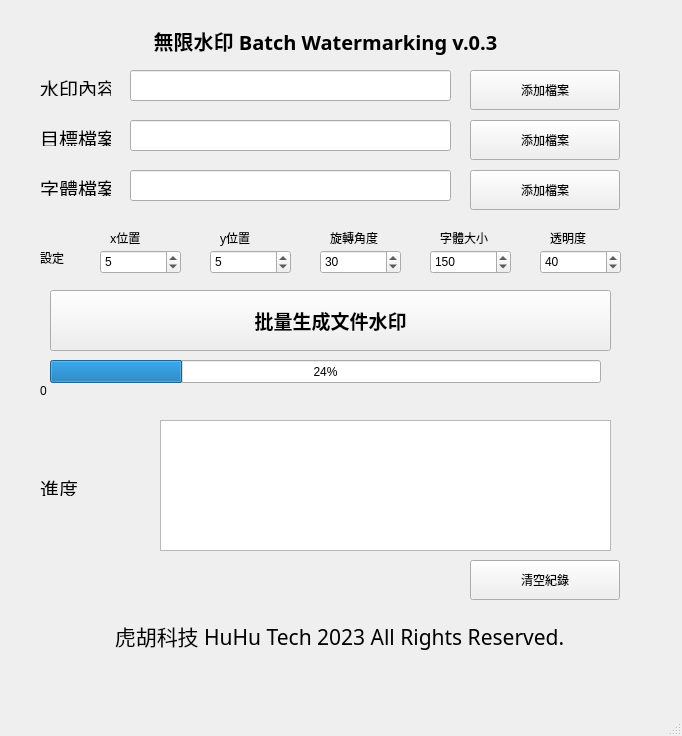
<?xml version="1.0" encoding="UTF-8"?>
<ui version="4.0">
 <class>MainWindow</class>
 <widget class="QMainWindow" name="MainWindow">
  <property name="geometry">
   <rect>
    <x>0</x>
    <y>0</y>
    <width>682</width>
    <height>736</height>
   </rect>
  </property>
  <property name="windowTitle">
   <string>無限水印</string>
  </property>
  <widget class="QWidget" name="centralwidget">
   <widget class="QPushButton" name="btn_txt_path">
    <property name="geometry">
     <rect>
      <x>470</x>
      <y>70</y>
      <width>150</width>
      <height>40</height>
     </rect>
    </property>
    <property name="font">
     <font>
      <family>.PingFang TC</family>
     </font>
    </property>
    <property name="text">
     <string>添加檔案</string>
    </property>
   </widget>
   <widget class="QPushButton" name="btn_pdf_path">
    <property name="geometry">
     <rect>
      <x>470</x>
      <y>120</y>
      <width>150</width>
      <height>40</height>
     </rect>
    </property>
    <property name="font">
     <font>
      <family>.PingFang TC</family>
     </font>
    </property>
    <property name="text">
     <string>添加檔案</string>
    </property>
   </widget>
   <widget class="QSpinBox" name="water_x">
    <property name="geometry">
     <rect>
      <x>100</x>
      <y>250</y>
      <width>81</width>
      <height>24</height>
     </rect>
    </property>
    <property name="maximum">
     <number>40</number>
    </property>
    <property name="singleStep">
     <number>1</number>
    </property>
    <property name="value">
     <number>5</number>
    </property>
   </widget>
   <widget class="QSpinBox" name="water_y">
    <property name="geometry">
     <rect>
      <x>210</x>
      <y>250</y>
      <width>81</width>
      <height>24</height>
     </rect>
    </property>
    <property name="maximum">
     <number>50</number>
    </property>
    <property name="value">
     <number>5</number>
    </property>
   </widget>
   <widget class="QSpinBox" name="water_r">
    <property name="geometry">
     <rect>
      <x>320</x>
      <y>250</y>
      <width>81</width>
      <height>24</height>
     </rect>
    </property>
    <property name="maximum">
     <number>180</number>
    </property>
    <property name="value">
     <number>30</number>
    </property>
   </widget>
   <widget class="QSpinBox" name="water_font_size">
    <property name="geometry">
     <rect>
      <x>430</x>
      <y>250</y>
      <width>81</width>
      <height>24</height>
     </rect>
    </property>
    <property name="maximum">
     <number>500</number>
    </property>
    <property name="singleStep">
     <number>5</number>
    </property>
    <property name="value">
     <number>150</number>
    </property>
   </widget>
   <widget class="QSpinBox" name="water_trans">
    <property name="geometry">
     <rect>
      <x>540</x>
      <y>250</y>
      <width>81</width>
      <height>24</height>
     </rect>
    </property>
    <property name="maximum">
     <number>100</number>
    </property>
    <property name="singleStep">
     <number>10</number>
    </property>
    <property name="value">
     <number>40</number>
    </property>
   </widget>
   <widget class="QProgressBar" name="progressBar">
    <property name="geometry">
     <rect>
      <x>50</x>
      <y>360</y>
      <width>551</width>
      <height>23</height>
     </rect>
    </property>
    <property name="value">
     <number>24</number>
    </property>
   </widget>
   <widget class="QLabel" name="prog_begin">
    <property name="geometry">
     <rect>
      <x>40</x>
      <y>380</y>
      <width>81</width>
      <height>21</height>
     </rect>
    </property>
    <property name="text">
     <string>0</string>
    </property>
   </widget>
   <widget class="QLabel" name="prog_now">
    <property name="geometry">
     <rect>
      <x>280</x>
      <y>380</y>
      <width>81</width>
      <height>21</height>
     </rect>
    </property>
    <property name="text">
     <string/>
    </property>
   </widget>
   <widget class="QLabel" name="prog_tol">
    <property name="geometry">
     <rect>
      <x>520</x>
      <y>380</y>
      <width>81</width>
      <height>21</height>
     </rect>
    </property>
    <property name="text">
     <string/>
    </property>
   </widget>
   <widget class="QLabel" name="label_4">
    <property name="geometry">
     <rect>
      <x>110</x>
      <y>230</y>
      <width>41</width>
      <height>16</height>
     </rect>
    </property>
    <property name="font">
     <font>
      <family>.PingFang TC</family>
     </font>
    </property>
    <property name="text">
     <string>x位置</string>
    </property>
   </widget>
   <widget class="QLabel" name="label_5">
    <property name="geometry">
     <rect>
      <x>220</x>
      <y>230</y>
      <width>41</width>
      <height>16</height>
     </rect>
    </property>
    <property name="font">
     <font>
      <family>.PingFang TC</family>
     </font>
    </property>
    <property name="text">
     <string>y位置</string>
    </property>
   </widget>
   <widget class="QLabel" name="label_6">
    <property name="geometry">
     <rect>
      <x>330</x>
      <y>230</y>
      <width>51</width>
      <height>16</height>
     </rect>
    </property>
    <property name="font">
     <font>
      <family>.PingFang TC</family>
     </font>
    </property>
    <property name="text">
     <string>旋轉角度</string>
    </property>
   </widget>
   <widget class="QLabel" name="label_7">
    <property name="geometry">
     <rect>
      <x>440</x>
      <y>230</y>
      <width>61</width>
      <height>16</height>
     </rect>
    </property>
    <property name="font">
     <font>
      <family>.PingFang TC</family>
     </font>
    </property>
    <property name="text">
     <string>字體大小</string>
    </property>
   </widget>
   <widget class="QLabel" name="label_8">
    <property name="geometry">
     <rect>
      <x>550</x>
      <y>230</y>
      <width>41</width>
      <height>16</height>
     </rect>
    </property>
    <property name="font">
     <font>
      <family>.PingFang TC</family>
     </font>
    </property>
    <property name="text">
     <string>透明度</string>
    </property>
   </widget>
   <widget class="QPushButton" name="btn_start">
    <property name="geometry">
     <rect>
      <x>50</x>
      <y>290</y>
      <width>561</width>
      <height>61</height>
     </rect>
    </property>
    <property name="font">
     <font>
      <family>.PingFang HK</family>
      <pointsize>14</pointsize>
      <weight>75</weight>
      <bold>true</bold>
     </font>
    </property>
    <property name="text">
     <string>批量生成文件水印</string>
    </property>
   </widget>
   <widget class="QLineEdit" name="input_txt_path">
    <property name="geometry">
     <rect>
      <x>130</x>
      <y>70</y>
      <width>321</width>
      <height>31</height>
     </rect>
    </property>
   </widget>
   <widget class="QLineEdit" name="input_pdf_path">
    <property name="geometry">
     <rect>
      <x>130</x>
      <y>120</y>
      <width>321</width>
      <height>31</height>
     </rect>
    </property>
   </widget>
   <widget class="QPlainTextEdit" name="logArea">
    <property name="geometry">
     <rect>
      <x>160</x>
      <y>420</y>
      <width>451</width>
      <height>131</height>
     </rect>
    </property>
   </widget>
   <widget class="QPushButton" name="btn_clearLog">
    <property name="geometry">
     <rect>
      <x>470</x>
      <y>560</y>
      <width>150</width>
      <height>40</height>
     </rect>
    </property>
    <property name="font">
     <font>
      <family>.PingFang HK</family>
     </font>
    </property>
    <property name="text">
     <string>清空紀錄</string>
    </property>
   </widget>
   <widget class="QLabel" name="label">
    <property name="geometry">
     <rect>
      <x>50</x>
      <y>620</y>
      <width>579</width>
      <height>31</height>
     </rect>
    </property>
    <property name="font">
     <font>
      <family>.PingFang TC</family>
      <pointsize>16</pointsize>
      <weight>50</weight>
      <bold>false</bold>
     </font>
    </property>
    <property name="text">
     <string>虎胡科技 HuHu Tech 2023 All Rights Reserved.</string>
    </property>
    <property name="alignment">
     <set>Qt::AlignCenter</set>
    </property>
   </widget>
   <widget class="QLabel" name="label_9">
    <property name="geometry">
     <rect>
      <x>40</x>
      <y>80</y>
      <width>71</width>
      <height>16</height>
     </rect>
    </property>
    <property name="font">
     <font>
      <family>.PingFang TC</family>
      <pointsize>14</pointsize>
     </font>
    </property>
    <property name="text">
     <string>水印內容</string>
    </property>
   </widget>
   <widget class="QLabel" name="label_10">
    <property name="geometry">
     <rect>
      <x>40</x>
      <y>130</y>
      <width>71</width>
      <height>16</height>
     </rect>
    </property>
    <property name="font">
     <font>
      <family>.PingFang TC</family>
      <pointsize>14</pointsize>
     </font>
    </property>
    <property name="text">
     <string>目標檔案</string>
    </property>
   </widget>
   <widget class="QLabel" name="label_11">
    <property name="geometry">
     <rect>
      <x>40</x>
      <y>20</y>
      <width>571</width>
      <height>41</height>
     </rect>
    </property>
    <property name="font">
     <font>
      <family>.PingFang TC</family>
      <pointsize>15</pointsize>
      <weight>75</weight>
      <bold>true</bold>
     </font>
    </property>
    <property name="text">
     <string>無限水印 Batch Watermarking v.0.3</string>
    </property>
    <property name="alignment">
     <set>Qt::AlignCenter</set>
    </property>
   </widget>
   <widget class="QLabel" name="label_12">
    <property name="geometry">
     <rect>
      <x>40</x>
      <y>250</y>
      <width>41</width>
      <height>16</height>
     </rect>
    </property>
    <property name="text">
     <string>設定</string>
    </property>
   </widget>
   <widget class="QLabel" name="label_13">
    <property name="geometry">
     <rect>
      <x>40</x>
      <y>480</y>
      <width>41</width>
      <height>16</height>
     </rect>
    </property>
    <property name="font">
     <font>
      <family>.PingFang HK</family>
      <pointsize>14</pointsize>
     </font>
    </property>
    <property name="text">
     <string>進度</string>
    </property>
   </widget>
   <widget class="QLabel" name="label_2">
    <property name="geometry">
     <rect>
      <x>110</x>
      <y>620</y>
      <width>41</width>
      <height>41</height>
     </rect>
    </property>
    <property name="text">
     <string/>
    </property>
    <property name="pixmap">
     <pixmap>logo.png</pixmap>
    </property>
    <property name="scaledContents">
     <bool>true</bool>
    </property>
   </widget>
   <widget class="QLineEdit" name="input_pdf_path_2">
    <property name="geometry">
     <rect>
      <x>130</x>
      <y>170</y>
      <width>321</width>
      <height>31</height>
     </rect>
    </property>
   </widget>
   <widget class="QPushButton" name="btn_pdf_path_2">
    <property name="geometry">
     <rect>
      <x>470</x>
      <y>170</y>
      <width>150</width>
      <height>40</height>
     </rect>
    </property>
    <property name="font">
     <font>
      <family>.PingFang TC</family>
     </font>
    </property>
    <property name="text">
     <string>添加檔案</string>
    </property>
   </widget>
   <widget class="QLabel" name="label_14">
    <property name="geometry">
     <rect>
      <x>40</x>
      <y>180</y>
      <width>71</width>
      <height>16</height>
     </rect>
    </property>
    <property name="font">
     <font>
      <family>.PingFang TC</family>
      <pointsize>14</pointsize>
     </font>
    </property>
    <property name="text">
     <string>字體檔案</string>
    </property>
   </widget>
  </widget>
  <widget class="QMenuBar" name="menubar">
   <property name="geometry">
    <rect>
     <x>0</x>
     <y>0</y>
     <width>682</width>
     <height>24</height>
    </rect>
   </property>
  </widget>
  <widget class="QStatusBar" name="statusbar"/>
 </widget>
 <resources/>
 <connections/>
</ui>
